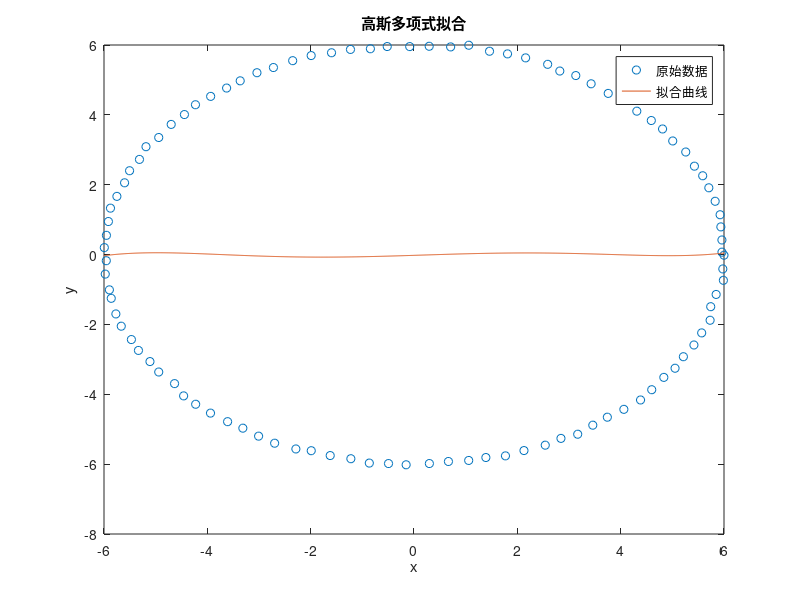

The MATLAB source for this figure:
% % 输入数据
% x = recent_point(500:730,1); % 输入的x坐标
% y = recent_point(500:730,2); % 输入的y坐标

% 生成曲线上的点
num_points = 100; % 点的数量
curve_radius = 6; % 曲率最大的地方的半径

% 生成 x 坐标
theta = linspace(0, 2*pi, num_points);
x = curve_radius * cos(theta);

% 生成 y 坐标
y = curve_radius * sin(theta);

% 添加噪声以模拟测量误差
noise_level = 0.03;
x = x + noise_level * randn(size(x));
y = y + noise_level * randn(size(y));
% 
% x = [6.04,6.04,6.04, x(1:30)];
% y = [-1.5,-1.2,-0.9,y(1:30)];
num_points = length(x); % 输入点的数量

% 多项式拟合的项数
degree = 5; % 这里是一个示例，可以根据需要修改

% 多项式拟合
coefficients = polyfit(x, y, degree);

% 生成拟合后的曲线 
x_fit = linspace(min(x), max(x), 1000); % 生成用于绘制曲线的更多点
y_fit = polyval(coefficients, x_fit);

% 绘制原始数据和拟合曲线
figure;
plot(x, y, 'o', 'DisplayName', '原始数据');
hold on;
plot(x_fit, y_fit, '-', 'DisplayName', '拟合曲线');
legend('show');
xlabel('x');
ylabel('y');
title('高斯多项式拟合');

% 输出多项式系数
fprintf('拟合多项式系数:\n');
disp(coefficients);

